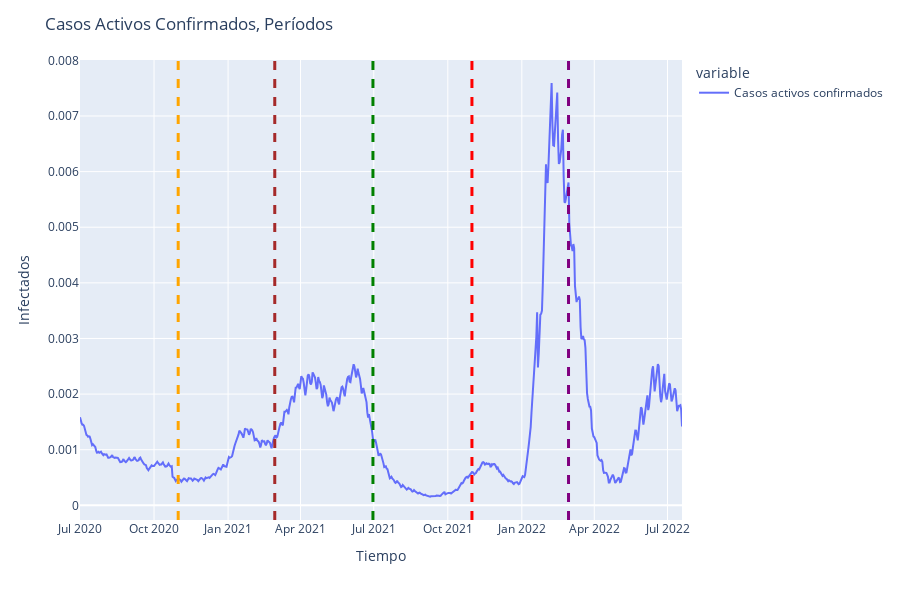

The notebook cell saved with this chart:
### Code cell
fig = px.line(filtered_df_total, y=['Casos activos confirmados'])
# cambiar el nombre del axis a I(t)
# Crear una variable (1-I(t))=s(t)
fig.update_layout(title='Casos Activos Confirmados, Períodos',xaxis_title='Tiempo',yaxis_title='Infectados')
fig.add_vline(x='2020-10-31', line_width=3, line_dash="dash", line_color="orange")
fig.add_vline(x='2021-02-28', line_width=3, line_dash="dash", line_color="brown")
fig.add_vline(x='2021-06-30', line_width=3, line_dash="dash", line_color="green")
fig.add_vline(x='2021-10-31', line_width=3, line_dash="dash", line_color="red")
fig.add_vline(x='2022-02-28', line_width=3, line_dash="dash", line_color="purple")


fig.show()

### Figure 1 — Plotly figure (JSON) as saved in the notebook; plotly's stock layout.template omitted (floating-point values rounded to 4 significant figures; data arrays with more than 128 entries replaced by an {"elided": "..."} marker saying what was removed)
{"data": [{"hovertemplate": "variable=Casos activos confirmados<br>index=%{x}<br>value=%{y}<extra></extra>", "legendgroup": "Casos activos confirmados", "line": {"color": "#636efa", "dash": "solid"}, "marker": {"symbol": "circle"}, "mode": "lines", "name": "Casos activos confirmados", "orientation": "v", "showlegend": true, "type": "scatter", "x": {"elided": "749 str values"}, "xaxis": "x", "y": {"elided": "749 float values"}, "yaxis": "y"}], "layout": {"height": 600, "legend": {"title": {"text": "variable"}, "tracegroupgap": 0}, "margin": {"t": 60}, "shapes": [{"line": {"color": "orange", "dash": "dash", "width": 3}, "type": "line", "x0": "2020-10-31", "x1": "2020-10-31", "xref": "x", "y0": 0, "y1": 1, "yref": "y domain"}, {"line": {"color": "brown", "dash": "dash", "width": 3}, "type": "line", "x0": "2021-02-28", "x1": "2021-02-28", "xref": "x", "y0": 0, "y1": 1, "yref": "y domain"}, {"line": {"color": "green", "dash": "dash", "width": 3}, "type": "line", "x0": "2021-06-30", "x1": "2021-06-30", "xref": "x", "y0": 0, "y1": 1, "yref": "y domain"}, {"line": {"color": "red", "dash": "dash", "width": 3}, "type": "line", "x0": "2021-10-31", "x1": "2021-10-31", "xref": "x", "y0": 0, "y1": 1, "yref": "y domain"}, {"line": {"color": "purple", "dash": "dash", "width": 3}, "type": "line", "x0": "2022-02-28", "x1": "2022-02-28", "xref": "x", "y0": 0, "y1": 1, "yref": "y domain"}], "title": {"text": "Casos Activos Confirmados, Períodos"}, "xaxis": {"anchor": "y", "domain": [0, 1], "title": {"text": "Tiempo"}}, "yaxis": {"anchor": "x", "domain": [0, 1], "title": {"text": "Infectados"}}}}
